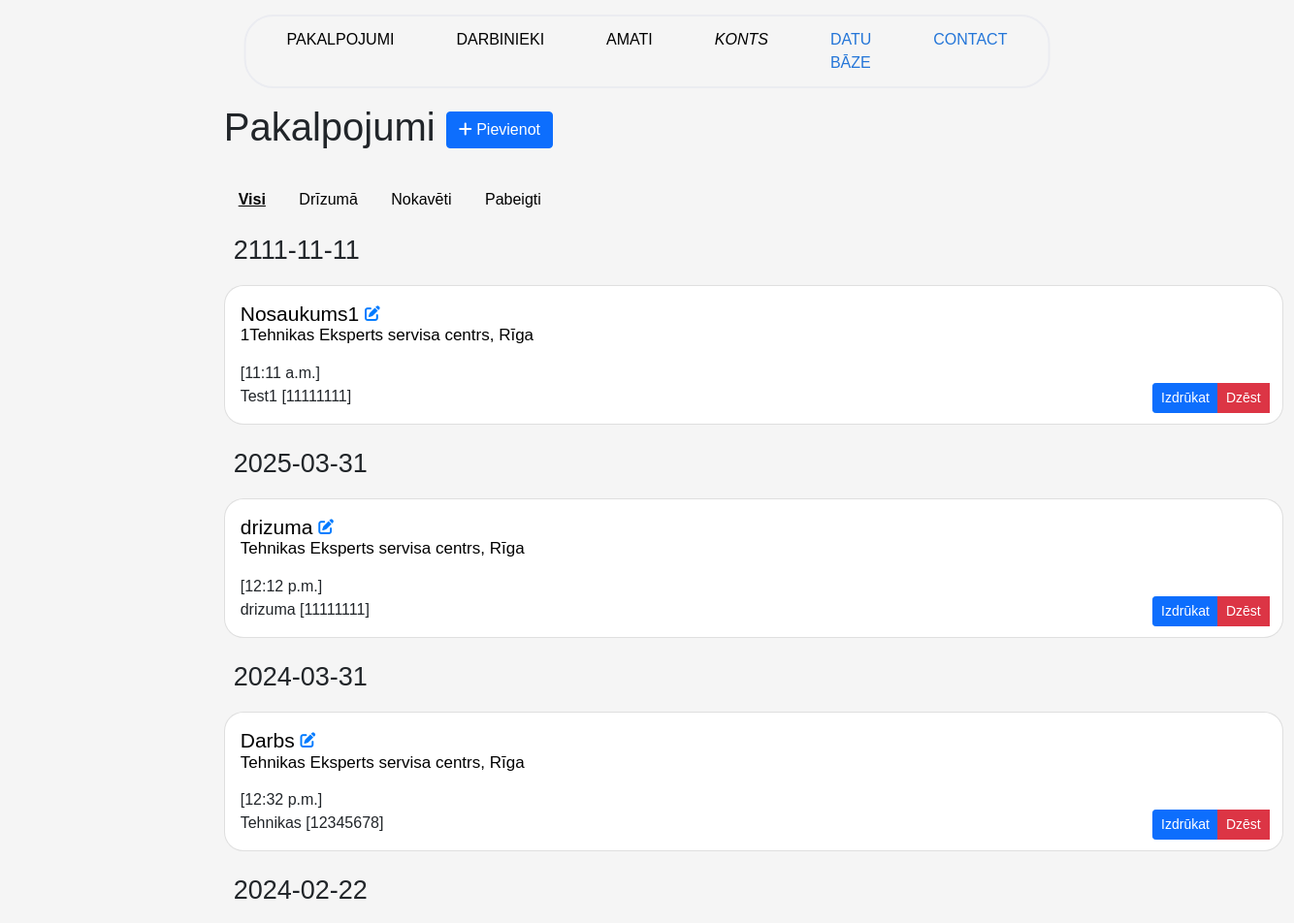
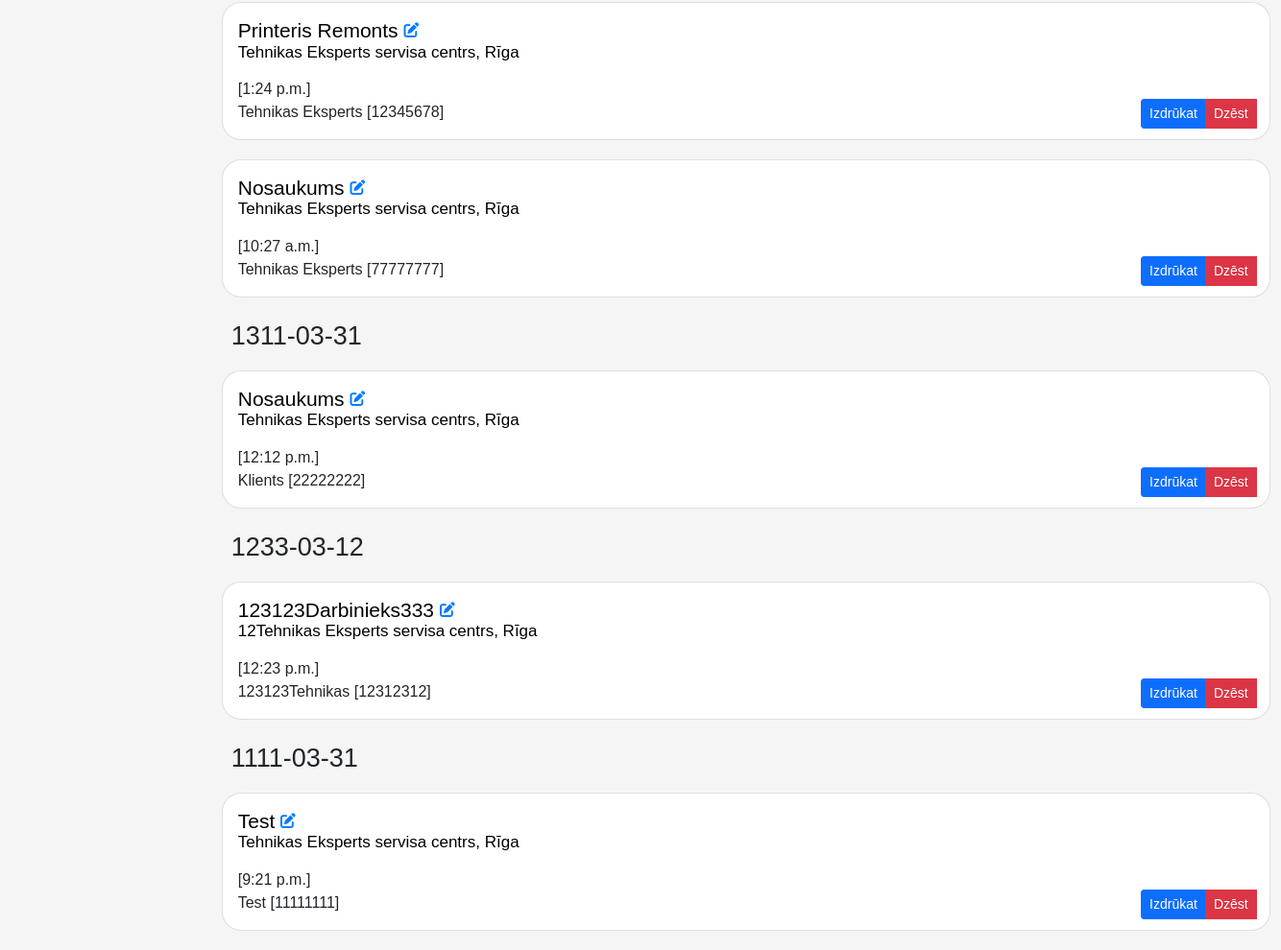
Screenshot of /service_base with the database file from the repository (2 pictures, top to bottom).
### myapp/models.py (models this page shows, shortened)
class Pakalpojums(models.Model):
    pak_ID = models.AutoField(primary_key=True, unique=True)
    r_numurs = models.CharField(max_length=7, default=generate_unique_seven_digit_code)
    k_parole = models.CharField(max_length=4, default=generate_random_code)
    nosaukums = models.CharField(max_length=50)
    klients = models.CharField(max_length=50)
    k_talrunis = models.CharField(max_length=8)
    k_epasts = models.EmailField(max_length=50)
    datums = models.DateField()
    laiks = models.TimeField()
    vieta = models.CharField(max_length=40)
    sit_aprakts = models.TextField(max_length=300)
    darb_ID = models.ForeignKey(Darbinieki, on_delete=models.SET_NULL, null=True)
    status = models.BooleanField(null=True)
    darb_apraksts = models.TextField(max_length=300, default='0')
    darb_kval = models.SmallIntegerField(default='0')
    dar_atrums = models.SmallIntegerField(default='0')
    apkalposanas_lim = models.SmallIntegerField(default='0')
    ats_apraksts = models.TextField(max_length=150, default='0')

### myapp/views.py (the view)
# urls.py: path('service_base', views.service_base, name='service_base'),
def service_base(request, status=None):
    if status == 'drizuma':
        all_service = Pakalpojums.objects.filter(datums__gt=date.today(), status__isnull=True)
    elif status == 'nokaveti':
        all_service = Pakalpojums.objects.filter(datums__lte=date.today(), status__isnull=True)
    elif status == 'pabeigti':
        all_service = Pakalpojums.objects.exclude(status__isnull=True)
    else:
        all_service = Pakalpojums.objects.all()
    context = {'all': all_service, 'status': status}
    return render(request, "service_base.html", context)

### myapp/templates/service_base.html (shortened to what this page needs)
{% extends 'base.html' %}
{% load static %}
{% block content %}
{% include 'navbar.html' %}
<div class="container mt-5" style="">
    <h1 class="mb-4">Pakalpojumi <a href="{% url 'service' %}" class="btn btn-primary"><i class="fas fa-plus"></i>
        Pievienot</a>
    </h1>
    <a href="{% url 'service_base' %}" class="section-link {% if not status %}active{% endif %}">Visi</a>
    <a href="{% url 'service_base_status' status='drizuma' %}"
       class="section-link {% if status == 'drizuma' %}active{% endif %}">Drīzumā</a>
    <a href="{% url 'service_base_status' status='nokaveti' %}"
       class="section-link {% if status == 'nokaveti' %}active{% endif %}">Nokavēti</a>
    <a href="{% url 'service_base_status' status='pabeigti' %}"
       class="section-link {% if status == 'pabeigti' %}active{% endif %}">Pabeigti</a>
    {% regroup all|dictsortreversed:"datums" by datums|date:"Y-m-d" as grouped_items %}
    {% for date_group in grouped_items %}
    <p style="margin-left: 10px; margin-top: 5px;font-size: 27px">{{ date_group.grouper }}</p>
    {% for item in date_group.list %}
    <div class="card">
        <div class="card-body d-flex justify-content-between align-items-center">
            <div>
                <h5 class="card-title">
                    <a href="{% url 'service_detail' pk=item.pak_ID %}"
                       style="text-decoration: none; color: black;font-size: 21px">
                        {{ item.nosaukums }}
                        <i class="fas fa-edit fa-xs" style="color: #007bff;"></i>
                        <p style="font-size: 17px">{{ item.vieta }}</p>
                    </a>
                </h5>
                <p class="card-text"> [{{ item.laiks }}] <br>
                    {{ item.klients }} [{{ item.k_talrunis }}]
                </p>
            </div>
            <div class="btn-group">
                <a href="{% url 'print_service' pk=item.pak_ID %}" class="btn btn-primary btn-sm me-2">
                    Izdrūkat
                </a>
                <button class="btn btn-danger btn-sm delete-button" data-bs-toggle="modal"
                        data-bs-target="#deleteConfirmation{{ item.pak_ID }}">
                    Dzēst
                </button>
            </div>
        </div>
    </div>
    {% endfor %}
    {% endfor %}
</div>
{% endblock %}

### myapp/templates/base.html (shortened to what this page needs)
<!DOCTYPE html>
<html lang="en">
<head>
    <link rel="stylesheet" href="https://cdn.jsdelivr.net/npm/bootstrap@5.1.3/dist/css/bootstrap.min.css">
    <link href="https://cdn.jsdelivr.net/npm/bootstrap-icons@1.19.0/font/bootstrap-icons.css" rel="stylesheet">
    <link rel="stylesheet" href="https://cdnjs.cloudflare.com/ajax/libs/font-awesome/6.5.1/css/all.min.css"
/>
    <link rel="stylesheet" href="https://cdnjs.cloudflare.com/ajax/libs/rateYo/2.3.2/jquery.rateyo.min.css">
</head>
<body>
<div class="container mt-5" style="margin-left: 8%;">
    {% block content %}
    {% endblock %}
</div>
</body>
</html>

### myapp/templates/navbar.html (shortened to what this page needs)
<!DOCTYPE html>
<html lang="en">
<head>
    <link rel="stylesheet" href="https://cdn.jsdelivr.net/npm/bootstrap@5.1.3/dist/css/bootstrap.min.css">
</head>
<body>
<nav>
    <ul>
        <li><a href="{% url 'service_base' %}" style="color: black; text-decoration: bold;">Pakalpojumi</a></li>
        <li><a href="{% url 'employee_base' %}" style="color: black; text-decoration: bold;">Darbinieki</a></li>
        <li><a href="{% url 'prof_base' %}" style="color: black; text-decoration: bold;">Amati</a></li>
        <li>
            <a href="#0" style="color: black; font-style: italic;">Konts </a>
        </li>
        <li>
            <a href="#0">Datu bāze</a>
        </li>
        <li><a href="#0">Contact</a></li>
    </ul>
</nav>
</body>
</html>

### myapp/templates/navbar.html (style rules this page uses)
body { margin-top: 8%; font-family: 'Lexend Exa', sans-serif; }
nav { position: absolute; top: 15px; left: 50%; transform: translateX(-50%); display: inline-block; border: 2px solid #EBECF1; border-radius: 30px; animation: slide-in 1s ease-out; fon-color: black; }

### myapp/templates/service_base.html (style rules this page uses)
.section-link { color: black; padding: 10px; margin: 5px; border-radius: 5px; text-decoration: none; display: inline-block; transition: background-color 0.3s; }
.section-link.active { text-decoration: underline; font-weight: bold; }
.card { margin-bottom: 20px; position: relative; border: solid light gray 0.5px; border-radius: 20px; }
.delete-button { position: absolute; top: 0px; right: 8px; }
.btn-group { position: absolute; top: 100px; right: 5px; display: flex; gap: 0 px; }
.btn-group .btn { flex: 1; max-width: 100px; }
body { background-color: #f5f5f5; }
.container { margin-left: 100px; }

### rows the page displays
Pakalpojums: nosaukums "Nosaukums1", vieta "1Tehnikas Eksperts servisa centrs, Rīga", laiks "11:11 a.m.", klients "Test1", k_talrunis "11111111"
Pakalpojums: nosaukums "drizuma", vieta "Tehnikas Eksperts servisa centrs, Rīga", laiks "12:12 p.m.", klients "drizuma", k_talrunis "11111111"
Pakalpojums: nosaukums "Darbs", vieta "Tehnikas Eksperts servisa centrs, Rīga", laiks "12:32 p.m.", klients "Tehnikas", k_talrunis "12345678"
Pakalpojums: nosaukums "Printeris Remonts", vieta "Tehnikas Eksperts servisa centrs, Rīga", laiks "1:24 p.m.", klients "Tehnikas Eksperts", k_talrunis "12345678"
Pakalpojums: nosaukums "Nosaukums", vieta "Tehnikas Eksperts servisa centrs, Rīga", laiks "10:27 a.m.", klients "Tehnikas Eksperts", k_talrunis "77777777"
Pakalpojums: nosaukums "Nosaukums", vieta "Tehnikas Eksperts servisa centrs, Rīga", laiks "12:12 p.m.", klients "Klients", k_talrunis "22222222"
Pakalpojums: nosaukums "123123Darbinieks333", vieta "12Tehnikas Eksperts servisa centrs, Rīga", laiks "12:23 p.m.", klients "123123Tehnikas", k_talrunis "12312312"
Pakalpojums: nosaukums "Test", vieta "Tehnikas Eksperts servisa centrs, Rīga", laiks "9:21 p.m.", klients "Test", k_talrunis "11111111"

### other values shown
{{ date_group.grouper }} "2111-11-11" "2025-03-31" "2024-03-31" "2024-02-22" "1311-03-31" "1233-03-12" "1111-03-31"
